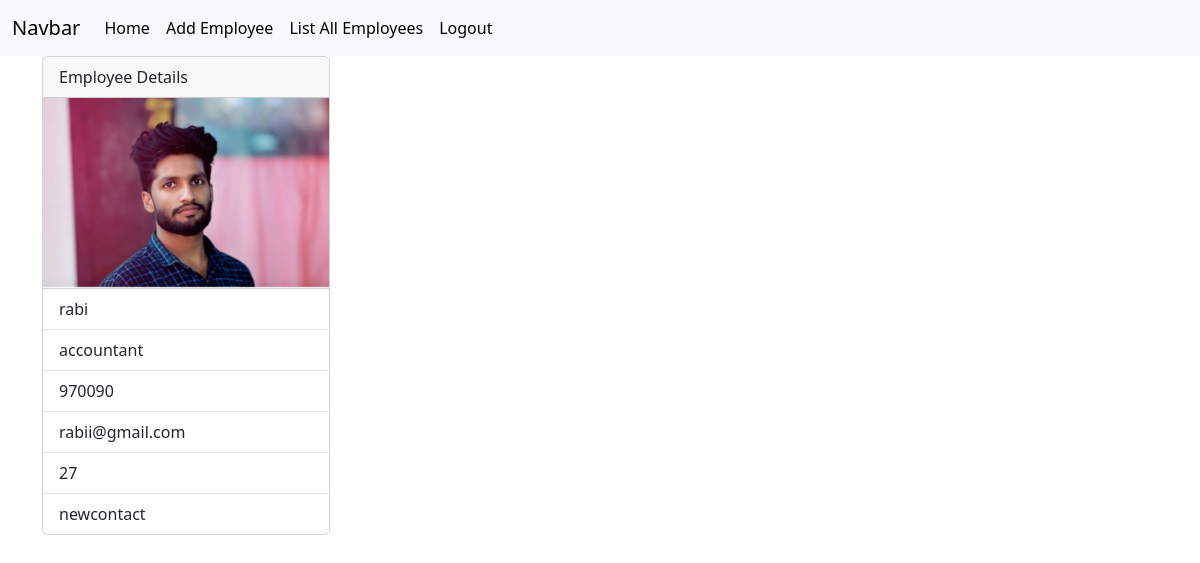
/employees/2 (signed in), run on the app's committed database.
### crm/models.py (models this page shows, shortened)
class Employees(models.Model):
    name=models.CharField(max_length=200)
    department=models.CharField(max_length=200)
    salary=models.PositiveIntegerField()
    email=models.EmailField(unique=True)
    contact=models.CharField(null=True,max_length=20)
    age=models.PositiveIntegerField()
    profile_pic=models.ImageField(upload_to="images",null=True,blank=True)
    dob=models.DateField(null=True,blank=True)

### crm/views.py (the view)
# urls.py: path("employees/<int:pk>",views.EmployeeDetailView.as_view(),name="emp-detail"),
@method_decorator(signin_required,name="dispatch")
class EmployeeDetailView(View):
    def get(self,request,*args,**kwargs):
        id=kwargs.get("pk")
        qs=Employees.objects.get(id=id)
        return render(request,"emp_detail.html",{"data":qs})

### crm/views.py (called while the page is built)
def signin_required(fn):
    def wrapper(request,*args,**kwargs):
        if not request.user.is_authenticated:
            messages.error(request,"invalid session")
            return redirect("signin")
        else:
            return fn(request,*args,**kwargs)
    return wrapper

### crm/templates/emp_detail.html
{%extends 'base.html'%}
{%block body_block%}
<div class="container">
  <div class="card" style="width: 18rem;">
      <div class="card-header">
        Employee Details
      </div>
      <div>
        {%if data.profile_pic%}
           <img src="{{data.profile_pic.url}}" alt="" style="width: 100%;">
        {%endif%}
      </div>
      <ul class="list-group list-group-flush">
        <li class="list-group-item">{{data.name}}</li>
        <li class="list-group-item">{{data.department}}</li>
        <li class="list-group-item">{{data.salary}}</li>
        <li class="list-group-item">{{data.email}}</li>
        <li class="list-group-item">{{data.age}}</li>
        <li class="list-group-item">{{data.contact}}</li>
      </ul>
    </div>
</div>
{%endblock%}

### data on the page
Employees: profile_pic (picture), name "rabi", department "accountant", salary "970090", email "rabii@gmail.com", age "27", contact "newcontact"
